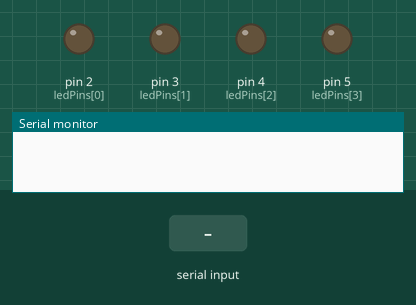
The sketch below on a simulated Arduino Uno, built with avr-gcc and run on an emulated ATmega328P. Parts: output pins drawn as LEDs (lit = HIGH), the last lines printed to the serial monitor. Inputs (shaded band) come from the test bench.

Above: at 1.2 s.
1.3 s: "90,45\n" received over Serial
At 1.6 s:
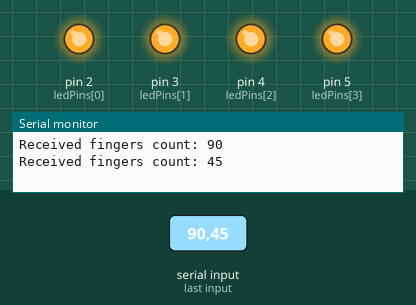
Timing chart, 0 to 4.3 s (numbered marks = the images above; inputs shaded):
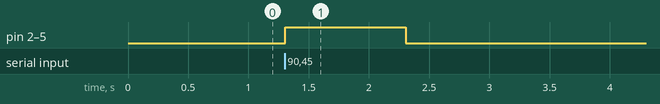

The sketch:

Arduino_code.ino
```cpp
const int ledPins[4] = {2, 3, 4, 5};  // Pins where LEDs are connected

void setup() {
  Serial.begin(9600);

  // Initialize LED pins as output
  for (int i = 0; i < 4; i++) {
    pinMode(ledPins[i], OUTPUT);
    digitalWrite(ledPins[i], LOW);
  }
}

void loop() {
  if (Serial.available() > 0) {
    int fingerCount = Serial.parseInt();

    // Debugging output
    Serial.print("Received fingers count: ");
    Serial.println(fingerCount);

    // Ensure the finger count is within the range [0, 4]
    fingerCount = constrain(fingerCount, 0, 4);

    // Turn LEDs on or off based on the number of fingers
    for (int i = 0; i < 4; i++) {
      if (i < fingerCount) {
        digitalWrite(ledPins[i], HIGH);
      } else {
        digitalWrite(ledPins[i], LOW);
      }
    }
  }
}
```

Measured:
- after the input at 1.3 s, pin 2 (ledPins[0]), pin 3 (ledPins[1]), pin 4 (ledPins[2]), pin 5 (ledPins[3]): LOW → HIGH at once, → LOW 1.0 s later
